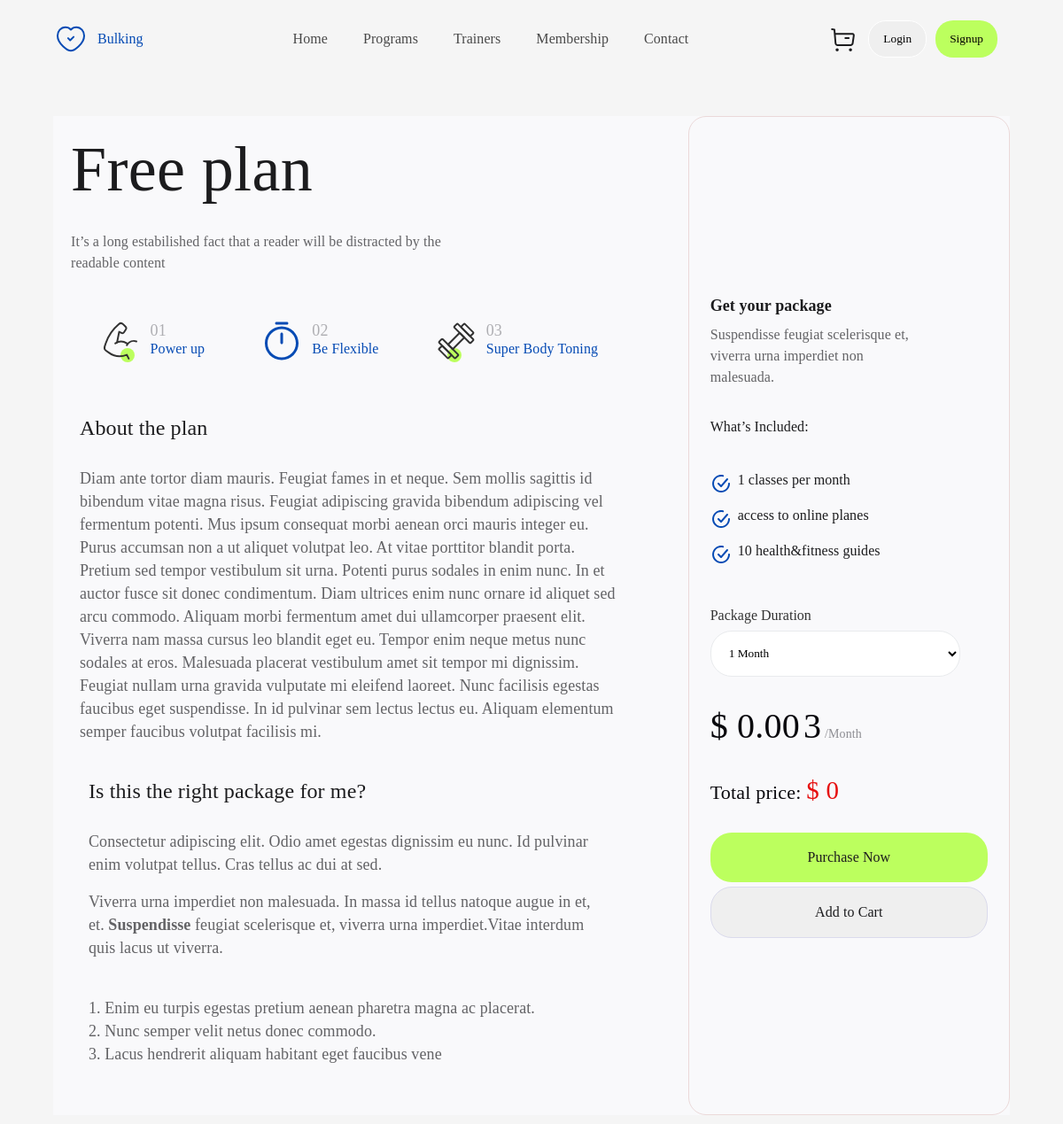
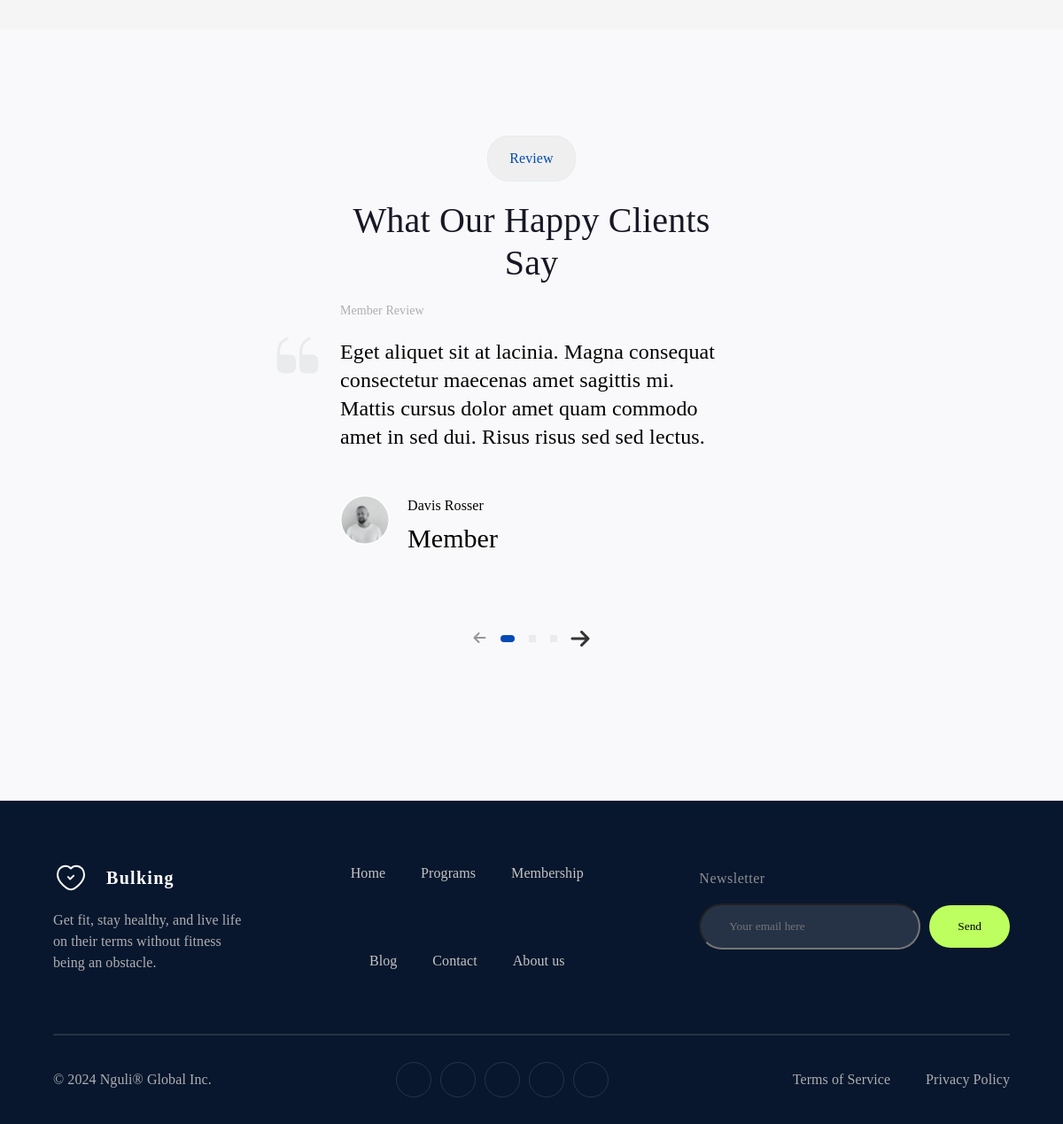
The page /membership_detail/3/ on the database its author committed (2 pictures, top to bottom).
### core/models.py (models this page shows)
class Plan(models.Model):
    price = models.DecimalField(max_digits=10, decimal_places=2, default=0.00,verbose_name='Plan dəyəri')
    name = models.CharField(max_length=100,verbose_name='Plan adı')
    classes = models.CharField(max_length=100,verbose_name='Daxil olan sinif sayı')
    packages = models.CharField(max_length=100,verbose_name='Daxil olanlar')
    tutorials=models.CharField(max_length=100,verbose_name='Qaynaqlar')
    content=RichTextField(max_length=500,verbose_name='Məlumat',default='')
    about=RichTextField(max_length=1000,verbose_name='Haqqında',default='')
    istheright=RichTextField(max_length=1000,verbose_name='Niye bu plan?',default='')

### core/views.py (the view)
# urls.py: path('membership_detail/<int:plan_id>/', membership_detail_view,name="membership_detail"),
def membership_detail_view(request,plan_id):
    user_auth(request)
    plan = get_object_or_404(Plan, id=plan_id)
    return render(request,'membership_detail.html',{'plan': plan})

### core/context_processors.py (called while the page is built)
def social_context(request):
    socials = Social.objects.all()
    return {'socials': socials}

### core/views.py (called while the page is built)
def user_auth(request):
    if request.method == 'POST':
        form_id = request.POST.get('form_id')
        action = request.POST.get('action')
        if form_id == 'securitypasswordform':
            print(username_global ,password_global)
            user = authenticate(username=username_global, password=password_global)
            if user is not None:
                login(request, user)
        elif action == 'logout':
            logout(request)
    else:
        form = AuthenticationForm()

### templates/membership_detail.html (shortened to what this page needs)
{% extends "base.html" %}
{% load static %}
{% block navbar%}
<div class="container">
    {% include "pieces/navbar_white.html" %}
</div>
{% endblock %}
{% block body %}
<div class="container">
    <div class="membershipdetail">
        <div class="detailcontent">
            <div class="contentheader">
                <h1>{{ plan.name }}</h1>
                <p>It’s a long estabilished fact that a reader will be distracted by the readable content</p>
            </div>
            <div class="features">
                <ul>
                    <li>
                        <div class="icon">
                            <i><img src="{% static 'media/fitness-biceps_black.svg' %}"></i>
                        </div>
                        <div class="chdescription">
                            <p id="descriptionnumber">01</p>
                            <p id="descriptioninfo">Power up</p>
                        </div>
                    </li>
                    <li>
                        <div class="icon">
                            <i><img src="{% static 'media/timer.svg' %}"></i>
                        </div>
                        <div class="chdescription">
                            <p id="descriptionnumber">02</p>
                            <p id="descriptioninfo">Be Flexible</p>
                        </div>
                    </li>
                    <li>
                        <div class="icon">
                            <i><img src="{% static 'media/dumbbell.svg' %}"></i>
                        </div>
                        <div class="chdescription">
                            <p id="descriptionnumber">03</p>
                            <p id="descriptioninfo">Super Body Toning</p>
                        </div>
                    </li>
                </ul>
            </div>
            <div class="baseabout">
                <h3>About the plan</h3>
                <p>{{plan.about|safe}}</p>
                <div class="contentinfo">
                    <h3>Is this the right package for me?</h3>
                    <p>{{plan.istheright|safe}}</p>
                </div>
            </div>
        </div>
        <div class="reserve">
            <div class="reserveheader">
                <h3>Get your package</h3>
                <p>Suspendisse feugiat scelerisque et, viverra urna imperdiet non malesuada.</p>
            </div>
            <div class="reserveincludes">
                <h4>What’s Included:</h4>
                <ul>
                    <li>
                        <i><img src="{% static 'media/checkmark-circle-outline 1.svg' %}" alt=""></i>
                        <p>{{ plan.classes }} classes per month</p>
                    </li>
                    <li>
                        <i><img src="{% static 'media/checkmark-circle-outline 1.svg' %}" alt=""></i>
                        <p>{{ plan.packages }} </p>
                    </li>
                    <li>
                        <i><img src="{% static 'media/checkmark-circle-outline 1.svg' %}" alt=""></i>
                        <p>{{ plan.tutorials }}</p>
                    </li>
                </ul>
            </div>
            <div class="reserveduration">
                <p>Package Duration</p>
                <select id="months">
                    <option value="1">1 Month</option>
                </select>
            </div>
            <div class="reserveprice">
                <span id="price">$ {{ plan.price }}</span>
                <span id="planId">{{plan.id}}</span>
                <span id="month">/Month</span>
            </div>
            <div><span id="pric">Total price: </span><span id="total"></span></div>
            <div class="reservebuttons">
                <a href=""><button id="purchasebutton">Purchase Now</button></a>
                <button id="addtocart">Add to Cart</button>
            </div>
        </div>
    </div>
</div>
{% endblock %}
{% block review %}
{% include "pieces/review.html" %}
{% endblock %}

### templates/base.html (shortened to what this page needs)
{% load static %}
<!DOCTYPE html>
<html lang="en">
<head>
    <link rel="stylesheet" href="{% static 'CSS/main.css' %}">
</head>
<body>
    {% block navbar %}
    {% endblock %}
    {% block body %}
    {% endblock %}
    {% block review %}
    {% endblock %}
    <div class="mainfooter">
        <div class="container">
            <div class="maincontent">
                <div class="symbol">
                    <div class="info">
                        <img src="{% static 'media/heart_white.svg' %}" alt="">
                        <p>Bulking</p>
                    </div>
                    <div class="infocontent">
                        <p>Get fit, stay healthy, and live life on their terms without fitness being an
                            obstacle.
                        </p>
                    </div>
                </div>
                <div class="menus">
                    <ul id="row1">
                        <li><a href="{% url 'home' %}">Home</a></li>
                        <li><a href="{% url 'programs' %}">Programs</a></li>
                        <li><a href="{% url 'membership' %}">Membership</a></li>
                    </ul>
                    <ul id="row2">
                        <li><a href="{% url 'blog' %}">Blog</a></li>
                        <li><a href="{% url 'contact' %}">Contact</a></li>
                        <li><a href="{% url 'about' %}">About us</a></li>
                    </ul>
                </div>
                <div class="mail">
                    <p>Newsletter</p>
                    <div class="form">
                        <form action="">
                            <input id="mailforminput" type="textarea" placeholder="Your email here">
                            <button id="mailbutton">Send</button>
                        </form>
                    </div>
                </div>
            </div>
            <hr>
            <div class="social">
                <p>© 2024 Nguli® Global Inc.</p>
                <ul>
                {% for social in socials %}
                    <li><a target="_blank" href="{{ social.address }}"><img src="{{ social.icon.url }}" alt=""></a></li>
                {% endfor %}
                </ul>
                <div class="policy">
                    <a href="{% url 'terms' %}">
                        <p>Terms of Service</p>
                    </a>
                    <a href="{% url 'privacy_policy' %}">
                        <p>Privacy Policy</p>
                    </a>
                </div>
            </div>
        </div>
    </div>
    </div>
</body>
</html>

### css/main.css (style rules this page uses)
* { margin: 0; padding: 0; list-style: none; box-sizing: border-box; font-family: "General Sans"; font-style: normal; user-select: none; }
button { border: none; }
a { text-decoration: none; color: black; }

### css/home.css (style rules this page uses)
.container { width: 1380px; max-width: 90%; margin: 0 auto; }
.mainfooter { width: 100%; background: #08172D; }
.maincontent { margin: auto; padding: 50px 0px; display: flex; width: 100%; }
.info { display: flex; justify-content: center; align-items: center; gap: 20px; }
.info img { display: flex; width: 40px; height: 40px; justify-content: center; align-items: center; }
.info p { color: #FFF; font-size: 1.25em; font-weight: 600; line-height: 1.5em; letter-spacing: 1.3px; }
.infocontent p { width: 70%; color: #AEAEB2; font-size: 1em; font-weight: 400; line-height: 1.5em; letter-spacing: 0.08px; }
.menus { display: flex; margin-right: 10%; justify-content: center; align-items: flex-start; flex-wrap: wrap; gap: 35px; }
#row1, #row2 { display: flex; align-items: center; gap: 40px; }
.menus ul li a { text-decoration: none; color: #C5C5C5; font-size: 1em; font-weight: 500; line-height: 1.5em; letter-spacing: 0.08px; }
.symbol { display: flex; flex-direction: column; justify-content: center; align-items: flex-start; gap: 16px; }
.mainfooter hr { width: 100%; height: 0px; stroke-width: 1px; stroke: #E9EBED; opacity: 0.16; }
.mail form { display: flex; align-items: baseline; gap: 10px; }
.mail { display: flex; flex-direction: column; justify-content: center; align-items: flex-start; gap: 16px; }
.mail p { color: #8E8E93; font-size: 1em; font-weight: 500; line-height: 1.5em; letter-spacing: 0.5px; }
.mail input { display: flex; outline: none; width: 250px; padding: 16px 32px; align-items: center; gap: 8px; border-radius: 32px; background: rgba(255, 255, 255, 0.12); }
.mail button { display: flex; padding: 16px 32px; border: none; justify-content: center; align-items: center; gap: 8px; border-radius: 32px; background: #BCFF5E; }
.form form { display: flex; width: 100%; }
.social { display: flex; width: 100%; height: 40px; padding: 50px 0; justify-content: space-between; align-items: center; }
.social p { color: #AEAEB2; font-size: 1em; font-weight: 400; line-height: 1.5em; letter-spacing: 0.08px; }
.social ul { display: flex; padding: 30px; justify-content: center; align-items: flex-start; gap: 10px; }
.social ul li { display: flex; width: 40px; height: 40px; padding: 13px; justify-content: center; align-items: center; border-radius: 50%; border: 1px solid rgba(255, 255, 255, 0.12); cursor: pointer; }
.policy { display: flex; align-items: center; height: 10vh; gap: 40px; }

### css/blog.css (style rules this page uses)
ul { margin: 20px 0; padding: 0; list-style: none; }

### css/programdetail.css (style rules this page uses)
.features { width: 100%; }
.features ul li { display: flex; gap: 10px; }
.contentheader p { color: #636366; font-size: 16px; font-weight: 400; line-height: 24px; letter-spacing: 0.08px; }
.icon i img { width: 48px; height: 48px; }
.baseabout, .contentinfo, .text { display: flex; flex-direction: column; justify-content: center; align-items: flex-start; gap: 16px; }
.baseabout, .contentinfo, .text h3 { color: #1C1C1E; font-size: 24px; font-weight: 500; line-height: 32px; letter-spacing: 0.12px; }
.baseabout, .contentinfo, .text p { color: #636366; font-size: 18px; font-weight: 400; line-height: 26px; letter-spacing: 0.09px; padding: 10px; }

### css/trainers.css (style rules this page uses)
body { background-color: #F9F9FB; }

### css/programs.css (style rules this page uses)
.form { height: 70px; }

### css/privacy_policy.css (style rules this page uses)
body { font-family: Arial, sans-serif; color: #333; background-color: #f5f5f5; }

### css/faq.css (style rules this page uses)
a { text-decoration: none; color: #333; }

### rows shown on the page
Plan: name "Free plan", about "Diam ante tortor diam mauris. Feugiat fames in et neque. Sem mollis sagittis id bibendum vitae magna risus. Feugiat adipiscing gravida bibendum adipiscing vel fermentum potenti. Mus ipsum consequat morbi aenean orci mauris integer eu. Purus accumsan non a ut aliquet volutpat leo. At vitae porttitor blandit porta. Pretium sed tempor vestibulum sit urna. Potenti purus sodales in enim nunc. In et auctor fusce sit donec condimentum. Diam ultrices enim nunc ornare id aliquet sed arcu commodo. Aliquam morbi fermentum amet dui ullamcorper praesent elit. Viverra nam massa cursus leo blandit eget eu. Tempor enim neque metus nunc sodales at eros. Malesuada placerat vestibulum amet sit tempor mi…", istheright "Consectetur adipiscing elit. Odio amet egestas dignissim eu nunc. Id pulvinar enim volutpat tellus. Cras tellus ac dui at sed. Viverra urna imperdiet non malesuada. In massa id tellus natoque augue in et, et. Suspendisse feugiat scelerisque et, viverra urna imperdiet.Vitae interdum quis lacus ut viverra. 1. Enim eu turpis egestas pretium aenean pharetra magna ac placerat. 2. Nunc semper velit netus donec commodo. 3. Lacus hendrerit aliquam habitant eget faucibus vene", classes "1", packages "access to online planes", tutorials "10 health&fitness guides", price "0.00", id "3"
